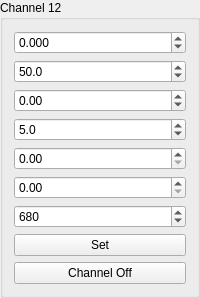
        <widget class="QGroupBox" name="groupBox_14">
         <property name="sizePolicy">
          <sizepolicy hsizetype="Preferred" vsizetype="Minimum">
           <horstretch>0</horstretch>
           <verstretch>0</verstretch>
          </sizepolicy>
         </property>
         <property name="title">
          <string>Channel 12</string>
         </property>
         <layout class="QGridLayout" name="gridLayout_15">
          <property name="sizeConstraint">
           <enum>QLayout::SetMaximumSize</enum>
          </property>
          <item row="6" column="0">
           <widget class="QDoubleSpinBox" name="doubleSpinBox_SwNoise_freq_13">
            <property name="sizePolicy">
             <sizepolicy hsizetype="Minimum" vsizetype="Fixed">
              <horstretch>0</horstretch>
              <verstretch>0</verstretch>
             </sizepolicy>
            </property>
            <property name="decimals">
             <number>0</number>
            </property>
            <property name="maximum">
             <double>1500.000000000000000</double>
            </property>
            <property name="value">
             <double>680.000000000000000</double>
            </property>
           </widget>
          </item>
          <item row="5" column="0">
           <widget class="QDoubleSpinBox" name="doubleSpinBox_SwNoise_amp_13">
            <property name="sizePolicy">
             <sizepolicy hsizetype="Minimum" vsizetype="Fixed">
              <horstretch>0</horstretch>
              <verstretch>0</verstretch>
             </sizepolicy>
            </property>
            <property name="maximum">
             <double>1.000000000000000</double>
            </property>
            <property name="singleStep">
             <double>0.005000000000000</double>
            </property>
           </widget>
          </item>
          <item row="8" column="0">
           <widget class="QPushButton" name="pushButton_Channel0_en_13">
            <property name="sizePolicy">
             <sizepolicy hsizetype="Minimum" vsizetype="Fixed">
              <horstretch>0</horstretch>
              <verstretch>0</verstretch>
             </sizepolicy>
            </property>
            <property name="text">
             <string>Channel Off</string>
            </property>
            <property name="checkable">
             <bool>true</bool>
            </property>
           </widget>
          </item>
          <item row="1" column="0">
           <widget class="QDoubleSpinBox" name="doubleSpinBox_Signal_freq_13">
            <property name="sizePolicy">
             <sizepolicy hsizetype="Minimum" vsizetype="Fixed">
              <horstretch>0</horstretch>
              <verstretch>0</verstretch>
             </sizepolicy>
            </property>
            <property name="decimals">
             <number>1</number>
            </property>
            <property name="minimum">
             <double>0.000000000000000</double>
            </property>
            <property name="maximum">
             <double>200.000000000000000</double>
            </property>
            <property name="value">
             <double>50.000000000000000</double>
            </property>
           </widget>
          </item>
          <item row="2" column="0">
           <widget class="QDoubleSpinBox" name="doubleSpinBox_Signal_phase_13">
            <property name="sizePolicy">
             <sizepolicy hsizetype="Minimum" vsizetype="Fixed">
              <horstretch>0</horstretch>
              <verstretch>0</verstretch>
             </sizepolicy>
            </property>
            <property name="decimals">
             <number>2</number>
            </property>
            <property name="minimum">
             <double>-360.000000000000000</double>
            </property>
            <property name="maximum">
             <double>360.000000000000000</double>
            </property>
            <property name="value">
             <double>0.000000000000000</double>
            </property>
           </widget>
          </item>
          <item row="3" column="0">
           <widget class="QDoubleSpinBox" name="doubleSpinBox_Ramp_time_13">
            <property name="sizePolicy">
             <sizepolicy hsizetype="Minimum" vsizetype="Fixed">
              <horstretch>0</horstretch>
              <verstretch>0</verstretch>
             </sizepolicy>
            </property>
            <property name="decimals">
             <number>1</number>
            </property>
            <property name="minimum">
             <double>0.100000000000000</double>
            </property>
            <property name="maximum">
             <double>50.000000000000000</double>
            </property>
            <property name="singleStep">
             <double>0.100000000000000</double>
            </property>
            <property name="value">
             <double>5.000000000000000</double>
            </property>
           </widget>
          </item>
          <item row="4" column="0">
           <widget class="QDoubleSpinBox" name="doubleSpinBox_WhiteNoise_amp_13">
            <property name="sizePolicy">
             <sizepolicy hsizetype="Minimum" vsizetype="Fixed">
              <horstretch>0</horstretch>
              <verstretch>0</verstretch>
             </sizepolicy>
            </property>
            <property name="maximum">
             <double>1.000000000000000</double>
            </property>
            <property name="singleStep">
             <double>0.010000000000000</double>
            </property>
           </widget>
          </item>
          <item row="0" column="0">
           <widget class="QDoubleSpinBox" name="doubleSpinBox_Signal_amp_13">
            <property name="sizePolicy">
             <sizepolicy hsizetype="Minimum" vsizetype="Fixed">
              <horstretch>0</horstretch>
              <verstretch>0</verstretch>
             </sizepolicy>
            </property>
            <property name="decimals">
             <number>3</number>
            </property>
            <property name="minimum">
             <double>-7.000000000000000</double>
            </property>
            <property name="maximum">
             <double>7.000000000000000</double>
            </property>
            <property name="singleStep">
             <double>0.050000000000000</double>
            </property>
           </widget>
          </item>
          <item row="7" column="0">
           <widget class="QPushButton" name="pushButton_Channel0_set_13">
            <property name="sizePolicy">
             <sizepolicy hsizetype="Minimum" vsizetype="Fixed">
              <horstretch>0</horstretch>
              <verstretch>0</verstretch>
             </sizepolicy>
            </property>
            <property name="text">
             <string>Set</string>
            </property>
            <property name="checkable">
             <bool>false</bool>
            </property>
           </widget>
          </item>
         </layout>
        </widget>
